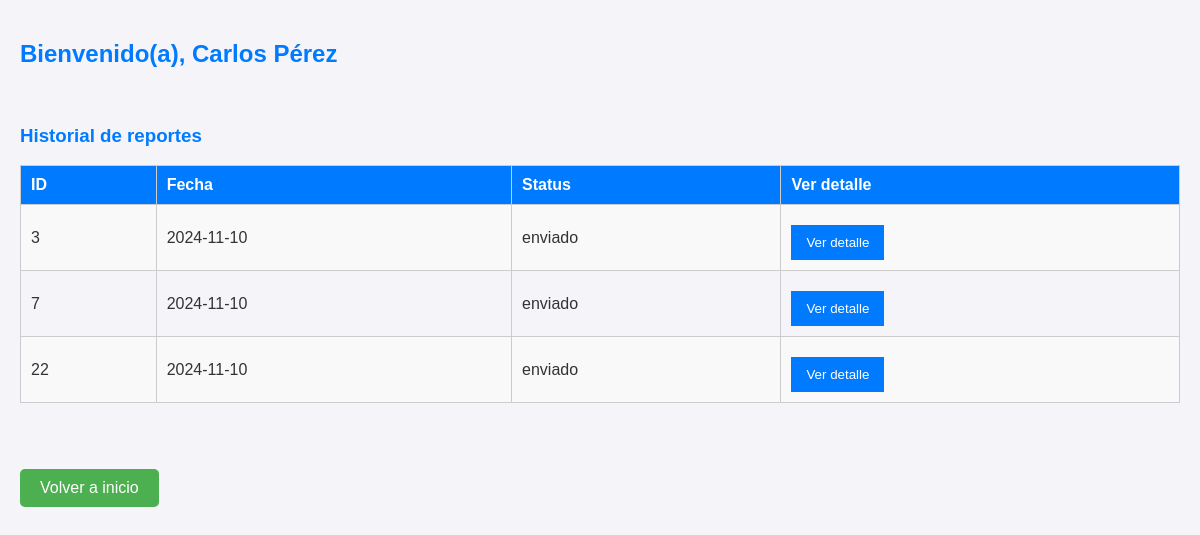
Screenshot of /app/historial_reportes.php (signed in) with the database file from the repository.
### tables this page shows
CREATE TABLE `reportes` (
  `id` int(11) NOT NULL,
  `lider_id` int(11) NOT NULL,
  `fecha` date DEFAULT curdate(),
  `status` enum('borrador','enviado','aprobado','corregir') DEFAULT 'borrador',
  `observacion` text DEFAULT NULL
);

### app/historial_reportes.php (the view, shortened to what this page needs)
<?php
include 'config.php';
$lider_id = $_SESSION['user_id'];
$stmt = $pdo->prepare("SELECT * FROM reportes WHERE lider_id = :lider_id AND status = 'enviado'");
$stmt->execute(['lider_id' => $lider_id]);
$reportes = $stmt->fetchAll(PDO::FETCH_ASSOC);
?>
<!DOCTYPE html>
<html>
<head>
    <link rel="stylesheet" href="estilos.css">
</head>
<body>
    <h2>Bienvenido(a), <?php echo $_SESSION['nombre']; ?></h2><br>
    <h3>Historial de reportes</h3>
    <table>
        <tr>
            <th>ID</th>
            <th>Fecha</th>
            <th>Status</th>
            <th>Ver detalle</th>
        </tr>
        <?php foreach($reportes as $reporte): ?>
        <tr>
            <td><?php echo $reporte['id']; ?></td>
            <td><?php echo $reporte['fecha']; ?></td>
            <td><?php echo $reporte['status']; ?></td>
            <td><button onclick="verDetalle(<?php echo $reporte['id']; ?>)">Ver detalle</button></td>
        </tr>
        <?php endforeach; ?>
    </table>
    <br><br>
    <a href="inicio_lider.php" class="boton">Volver a inicio</a>
</body>
</html>

### app/estilos.css (style rules this page uses)
body { font-family: Arial, sans-serif; background-color: #f4f4f9; color: #333; margin: 0; padding: 20px; }
h2, h3 { color: #007bff; }
table { width: 100%; border-collapse: collapse; margin-bottom: 20px; }
table, th, td { border: 1px solid #ccc; padding: 10px; text-align: left; }
tr:nth-child(even) { background-color: #f9f9f9; }
th { background-color: #007bff; color: #fff; }
button { padding: 10px 15px; margin-top: 10px; background-color: #007bff; color: white; border: none; cursor: pointer; }
.boton { display: inline-block; padding: 10px 20px; background-color: #4CAF50; color: white; text-decoration: none; border-radius: 5px; text-align: center; margin-top: 10px; }

### rows the page displays
reportes: id "3", fecha "2024-11-10", status "enviado"
reportes: id "7", fecha "2024-11-10", status "enviado"
reportes: id "22", fecha "2024-11-10", status "enviado"

### other values shown
$_SESSION['nombre'] "Carlos Pérez"
